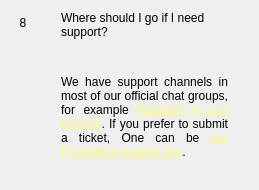
                  <widget class="QWidget" name="widgetFaq8" native="true">
                   <layout class="QHBoxLayout" name="horizontalpage_8" stretch="0,1">
                    <item alignment="Qt::AlignTop">
                     <widget class="QLabel" name="labelNumber8">
                      <property name="minimumSize">
                       <size>
                        <width>24</width>
                        <height>24</height>
                       </size>
                      </property>
                      <property name="maximumSize">
                       <size>
                        <width>16777215</width>
                        <height>24</height>
                       </size>
                      </property>
                      <property name="text">
                       <string>8</string>
                      </property>
                      <property name="alignment">
                       <set>Qt::AlignCenter</set>
                      </property>
                     </widget>
                    </item>
                    <item>
                     <layout class="QVBoxLayout" name="verticalLayoutpage_8">
                      <property name="leftMargin">
                       <number>20</number>
                      </property>
                      <property name="rightMargin">
                       <number>20</number>
                      </property>
                      <item>
                       <widget class="QLabel" name="labelSubtitle8">
                        <property name="text">
                         <string>Where should I go if I need support?</string>
                        </property>
                        <property name="wordWrap">
                         <bool>true</bool>
                        </property>
                       </widget>
                      </item>
                      <item>
                       <spacer name="verticalSpacer_80">
                        <property name="orientation">
                         <enum>Qt::Vertical</enum>
                        </property>
                        <property name="sizeType">
                         <enum>QSizePolicy::Fixed</enum>
                        </property>
                        <property name="sizeHint" stdset="0">
                         <size>
                          <width>20</width>
                          <height>30</height>
                         </size>
                        </property>
                       </spacer>
                      </item>
                      <item>
                       <widget class="QLabel" name="labelContent8">
                        <property name="text">
                         <string>
                           &lt;html&gt;&lt;head/&gt;&lt;body&gt;&lt;p align=&quot;justify&quot;&gt;
                           We have support channels in most of our official chat groups, for example
                           &lt;a style='color: #fafa84' href='https://discord.gg/Qp3SbWm'&gt;
                           #support in our Discord&lt;/a&gt;.
                           If you prefer to submit a ticket, One can be
                           &lt;a style='color: #fafa84' href='https://EPGC.freshdesk.com'&gt;
                           our Freshdesk support site&lt;/a&gt;.
                           &lt;/p&gt;&lt;/body&gt;&lt;/html&gt;
                         </string>
                        </property>
                        <property name="alignment">
                         <set>Qt::AlignLeading|Qt::AlignLeft|Qt::AlignTop</set>
                        </property>
                        <property name="wordWrap">
                         <bool>true</bool>
                        </property>
                       </widget>
                      </item>
                      <item>
                       <spacer name="verticalSpacer_81">
                        <property name="orientation">
                         <enum>Qt::Vertical</enum>
                        </property>
                        <property name="sizeHint" stdset="0">
                         <size>
                          <width>20</width>
                          <height>20</height>
                         </size>
                        </property>
                       </spacer>
                      </item>
                     </layout>
                    </item>
                   </layout>
                  </widget>
